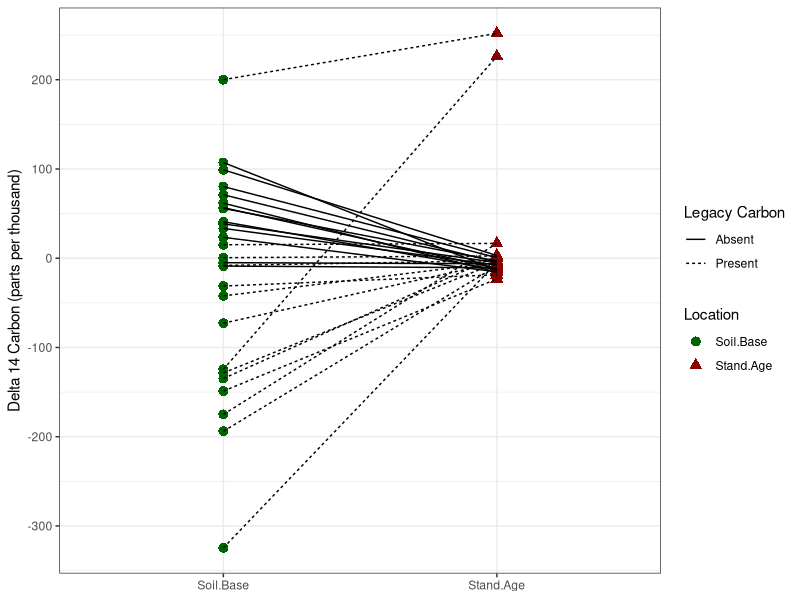
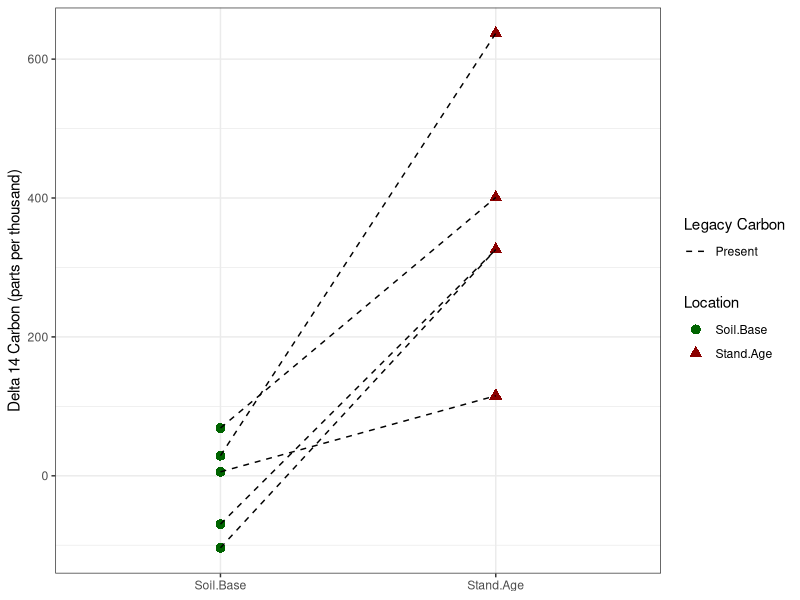
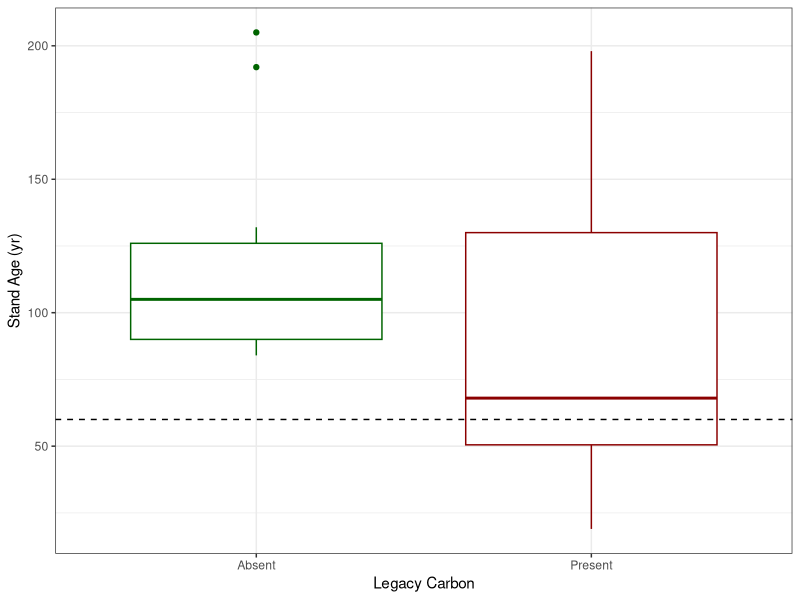
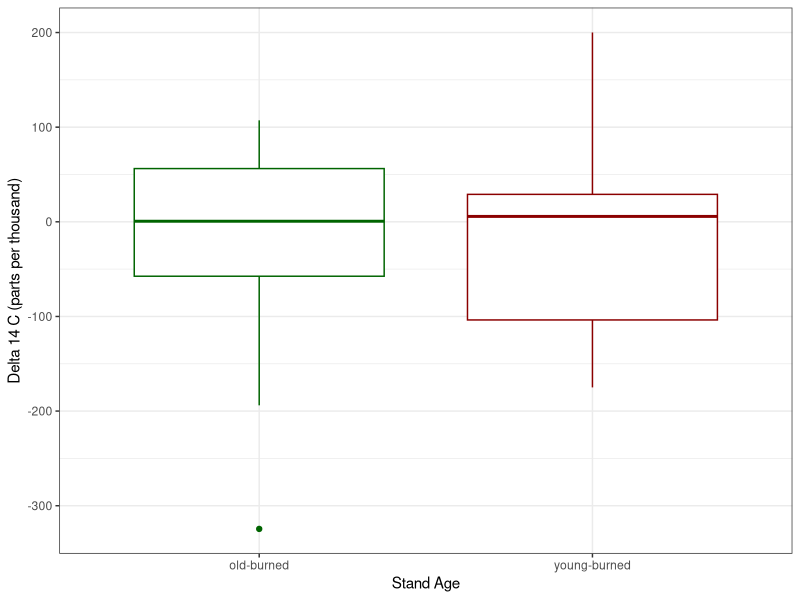
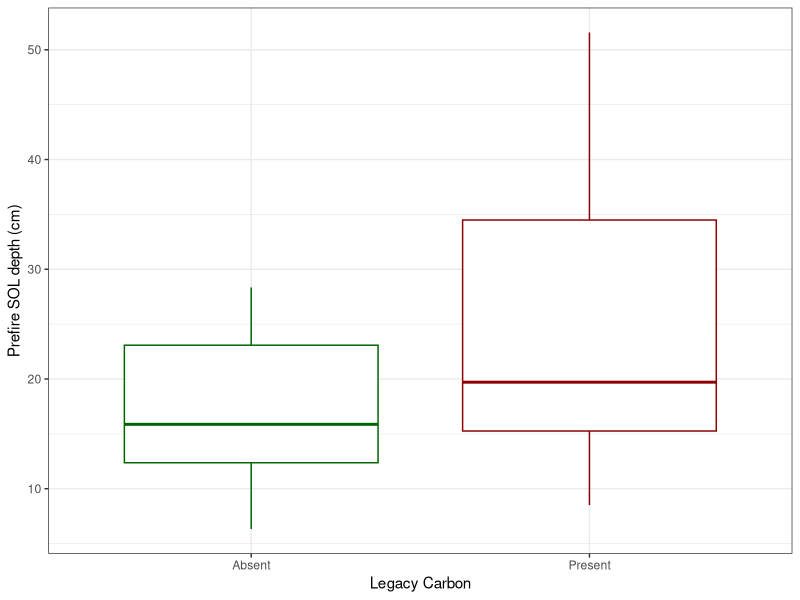
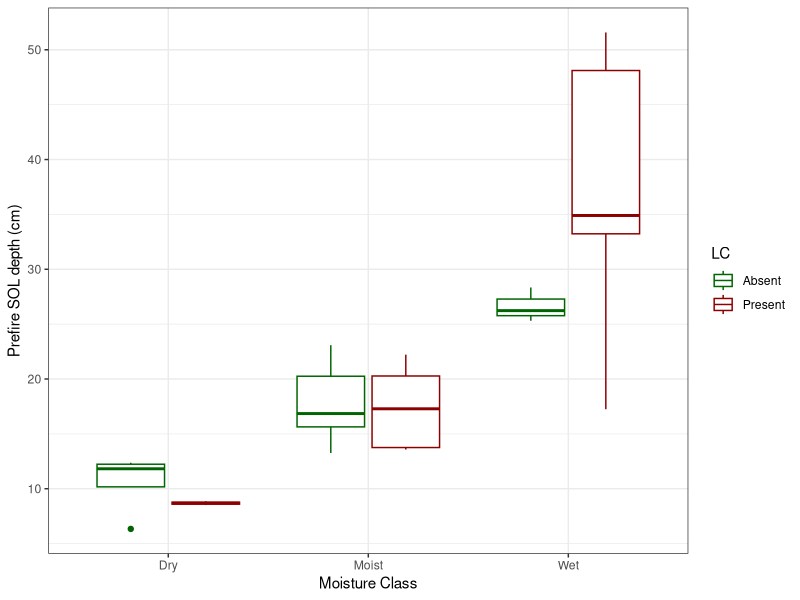
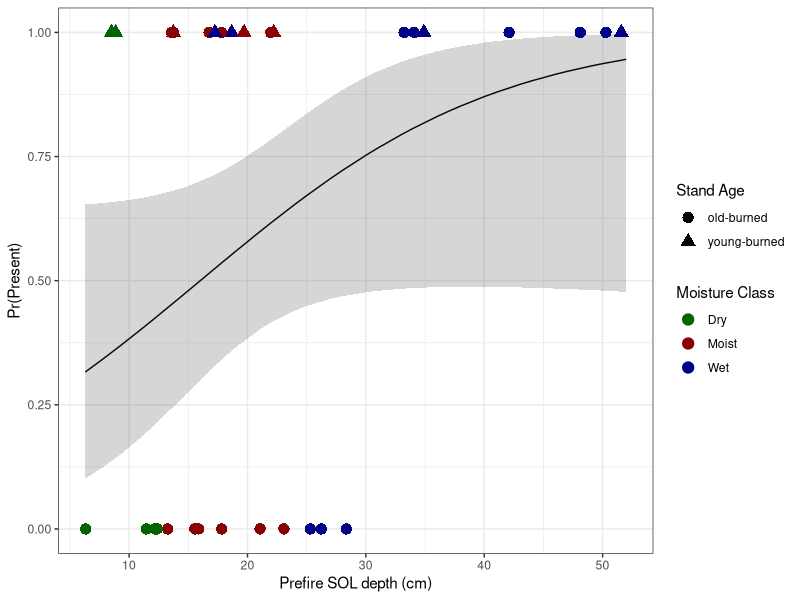
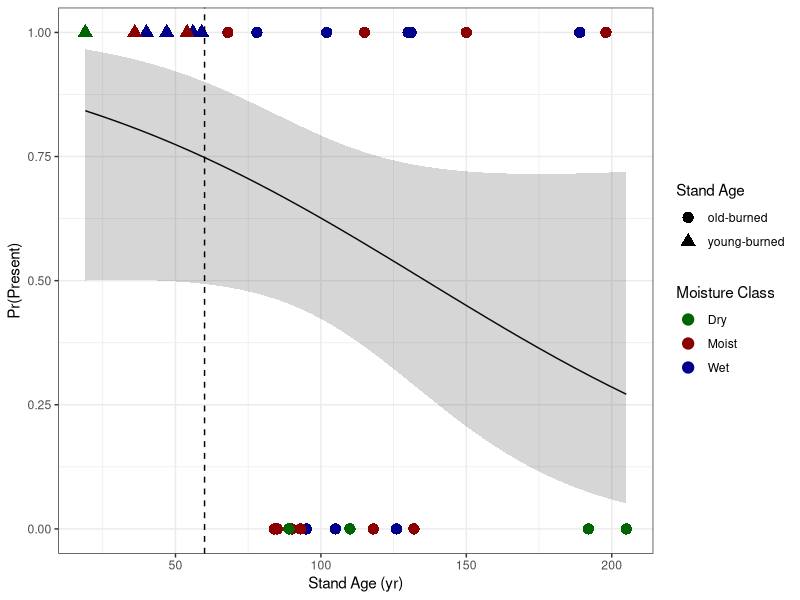

These figures' R source, in order:
## ---- chunk 1
library(ggplot2)
library(lmtest)
library(effects)
library(broom)
## ---- chunk 2
site.data <- read.csv(file = 'Radiocarbon_site_data.csv', header = TRUE, stringsAsFactors = TRUE) #general site information
soil.data <- read.csv(file = 'Soil_radiocarbon_data.csv', header = TRUE, stringsAsFactors = TRUE) #carbon-14 quantities 
## ---- chunk 3
basal.layer <- soil.data[soil.data$increment_location == 'BOTTOM', ]
basal.layer <- basal.layer[duplicated(basal.layer$burned_site_plot) == FALSE,] 
## ---- chunk 4
basal.layer$LC <- NULL
for (i in 1:nrow(basal.layer)) {
  if (basal.layer$Delta14C[i] < basal.layer$X14C_yr_stand_age[i]) {
    basal.layer$LC[i] <- 'Present'
  }
  else {
    basal.layer$LC[i] <- 'Absent'
  }
}
## ---- chunk 5
sum(basal.layer$LC == 'Present') #number of sites determined to possess legacy C 
## ---- chunk 6
basal.carbon <- basal.layer[,c('burned_site_plot', 'soil_depth_increment', 'Delta14C', 'soil_class_pre.post_bomb', 'stand_age_pre.post_bomb', 'LC')]
basal.carbon$type <- 'Soil.Base'
names(basal.carbon) <- c('Plot', 'Depth', 'Delta.14.C', 'Soil.Class','Stand.Class','LC', 'Location')
basal.stand.age <- basal.layer[,c('burned_site_plot', 'soil_depth_increment', 'X14C_yr_stand_age', 'soil_class_pre.post_bomb', 'stand_age_pre.post_bomb', 'LC')]
basal.stand.age$type <- 'Stand.Age'
names(basal.stand.age) <- c('Plot', 'Depth', 'Delta.14.C', 'Soil.Class', 'Stand.Class','LC', 'Location')
legacy.carbon <- rbind(basal.carbon, basal.stand.age)
## ---- chunk 7
legacy.carbon.pre <- legacy.carbon[legacy.carbon$Stand.Class == 'pre',]
legacy.carbon.post <- legacy.carbon[legacy.carbon$Stand.Class == 'post',]
## ---- chunk 8
ggplot(legacy.carbon.pre, aes(x= Location, y = Delta.14.C)) + geom_point(aes(shape = Location, color = Location), size = 3) + geom_line(aes(group = Plot, linetype = LC), color = 'black') + theme_bw() + scale_color_manual(values = c('darkgreen','darkred')) + labs(x = NULL, y = 'Delta 14 Carbon (parts per thousand)', linetype = 'Legacy Carbon')
## ---- chunk 9
ggplot(legacy.carbon.post, aes(x= Location, y = Delta.14.C)) + geom_point(aes(shape = Location, color = Location), size = 3) + geom_line(aes(group = Plot, linetype = LC), color = 'black') + theme_bw() + scale_color_manual(values = c('darkgreen','darkred')) + labs(x = NULL, y = 'Delta 14 Carbon (parts per thousand)', linetype = 'Legacy Carbon') + scale_linetype_manual(values = 'dashed')
## ---- chunk 10
log.r.data <- cbind(basal.layer, site.data)
log.r.data <- log.r.data[,-c(21,22)]
## ---- chunk 11
ggplot(data = log.r.data, aes(x = LC, y = stand_age_rings)) + geom_boxplot(aes(color = LC)) + theme_bw() + labs(x = 'Legacy Carbon', y = 'Stand Age (yr)') + scale_color_manual(values = c('darkgreen', 'darkred')) + theme(legend.position="none") + geom_hline(aes(yintercept = 60), linetype = 'dashed')
## ---- chunk 12
ggplot(data = log.r.data, aes(x = stand_age_class, y = Delta14C)) + geom_boxplot(aes(color = stand_age_class)) + theme_bw() + labs(x = 'Stand Age', y = 'Delta 14 C (parts per thousand)') + scale_color_manual(values = c('darkgreen', 'darkred')) + theme(legend.position="none")
## ---- chunk 13
ggplot(data = log.r.data, aes(x = LC, y = prefire_sol_depth)) + geom_boxplot(aes(color = LC)) + theme_bw() + labs(x = 'Legacy Carbon', y = 'Prefire SOL depth (cm)') + scale_color_manual(values = c('darkgreen', 'darkred')) + theme(legend.position="none")
## ---- chunk 14
ggplot(data = log.r.data, aes(x = moisture_class, y = prefire_sol_depth)) + geom_boxplot(aes(color = LC)) + theme_bw() + labs(x = 'Moisture Class', y = 'Prefire SOL depth (cm)') + scale_color_manual(values = c('darkgreen', 'darkred', 'darkblue')) 
## ---- chunk 15
log.r.data$LC <- as.factor(log.r.data$LC)
levels(log.r.data$LC)
## ---- chunk 16
full.presence <- glm(data = log.r.data, formula = LC ~ prefire_sol_depth*stand_age_rings, family = binomial)
summary(full.presence)
## ---- chunk 17
reduced.presence <- glm(data = log.r.data, formula = LC ~ prefire_sol_depth + stand_age_rings, family = binomial)
summary(reduced.presence)
## ---- chunk 18
null.presence <- glm(data = log.r.data, formula = LC ~ 1, family = binomial)
summary(null.presence)
## ---- chunk 19
anova(reduced.presence, full.presence, test = 'Chisq') 
## ---- chunk 20
lrtest(reduced.presence, full.presence) 
## ---- chunk 21
anova(null.presence, reduced.presence, test = 'Chisq') 
## ---- chunk 22
SOL.depth.change <- exp(reduced.presence$coefficients[2])
stand.age.change <- exp(reduced.presence$coefficients[3])

SOL.depth.change
stand.age.change
## ---- chunk 23
library(broom)
modelresults <- tidy(reduced.presence)
wald <- modelresults$estimate[2]/modelresults$std.error[2]
p <- 2 * (1 - pnorm(wald))  # calculation of 2 tailed p value associated with the Wald statistic
p
## ---- chunk 24
library(broom)
modelresults <- tidy(reduced.presence)
wald <- modelresults$estimate[3]/modelresults$std.error[3]
p <- 2 * (1 - pnorm(wald))  # calculation of 2 tailed p value associated with the Wald statistic
p
## ---- chunk 25
CI <- confint.default(reduced.presence, level = 0.95) # this function returns CIs based on standard errors instead of based on log-likelihood 
CI
## ---- chunk 26
SOL.depth.changeCI <- exp(CI[2, ]) #for prefire SOL depth
stand.age.changeCI <- exp(CI[3, ]) #for stand age 

SOL.depth.changeCI
stand.age.changeCI
## ---- chunk 27
effects.depth <- as.data.frame(effect('prefire_sol_depth', reduced.presence, xlevels = 32))
## ---- chunk 28
log.r.data$LC.bin <- NULL 
for (i in 1:nrow(log.r.data)) {
  if (log.r.data$LC[i] == 'Present') {
    log.r.data$LC.bin[i] <- 1
  }
  else {
    log.r.data$LC.bin[i] <- 0
  }
}
## ---- chunk 29
p <- ggplot(data = effects.depth, aes(x= prefire_sol_depth, y = fit)) + geom_line() + geom_ribbon(aes(ymin = effects.depth$lower, ymax = effects.depth$upper), alpha = .2) + labs(x = "Prefire SOL depth (cm)", y ="Pr(Present)", color = 'Moisture Class', shape = 'Stand Age') + geom_point(data = log.r.data, aes(x = prefire_sol_depth, y = LC.bin, color = moisture_class, shape = stand_age_class), size = 3.5) + theme_bw() + scale_color_manual(values = c('darkgreen', 'darkred','darkblue'))
p
## ---- chunk 30
effects.age <- as.data.frame(effect('stand_age_rings', reduced.presence, xlevels = 32))
## ---- chunk 31
p <- ggplot(data = effects.age, aes(x= stand_age_rings, y = fit)) + geom_line() + geom_ribbon(aes(ymin = effects.age$lower, ymax = effects.age$upper), alpha = .2) + labs(x = "Stand Age (yr)", y ="Pr(Present)", color = 'Moisture Class', shape = 'Stand Age') + geom_point(data = log.r.data, aes(x = stand_age_rings, y = LC.bin, color = moisture_class, shape = stand_age_class), size = 3.5) + theme_bw() + scale_color_manual(values = c('darkgreen', 'darkred','darkblue')) + geom_vline(aes(xintercept = 60), linetype = 'dashed')
p
## ---- chunk 32
surface.layer <- soil.data[soil.data$increment_location == 'TOP',]
surface.layer$soil_depth_increment <- as.factor(surface.layer$soil_depth_increment)
## ---- chunk 33
surface.layer$Age <- NULL
for (i in 1:nrow(surface.layer)) {
  if (surface.layer$stand_age_rings[i] < 60) {
    surface.layer$Age[i] <- 'Young'
  }
  else {
    surface.layer$Age[i] <- 'Old'
  }
}
## ---- chunk 34
ggplot(surface.layer, aes(x = soil_depth_increment, y = Delta14C)) + geom_point(aes(shape = soil_depth_increment, color = soil_depth_increment), size = 3) + geom_line(aes(group = site_sample_transect, linetype = soil_class_pre.post_bomb)) + theme_bw() + scale_color_manual(values = c('darkgreen','darkred')) + labs(x = 'Soil Depth', y = 'Delta 14 Carbon (parts per thousand)', color = 'Soil Depth', shape = 'Soil Depth', linetype = 'Soil Surface Est. relative to bomb peak')
## ---- chunk 35
surface.layer.pre <- surface.layer[surface.layer$soil_class_pre.post_bomb == 'pre', ]
surface.layer.post <- surface.layer[surface.layer$soil_class_pre.post_bomb == 'post', ]
## ---- chunk 36
ggplot(surface.layer.pre, aes(x = soil_depth_increment, y = Delta14C)) + geom_point(aes(shape = soil_depth_increment, color = soil_depth_increment), size = 3) + geom_line(aes(group = site_sample_transect, linetype = Age)) + theme_bw() + scale_color_manual(values = c('darkgreen','darkred')) + labs(x = 'Soil Depth', y = 'Delta 14 Carbon (parts per thousand)', color = 'Soil Depth', shape = 'Soil Depth') + scale_x_discrete(labels = c('Surface','2 cm'), breaks = c(1,2))
## ---- chunk 37
ggplot(surface.layer.post, aes(x = soil_depth_increment, y = Delta14C)) + geom_point(aes(shape = soil_depth_increment, color = soil_depth_increment), size = 3) + geom_line(aes(group = site_sample_transect, linetype = Age)) + theme_bw() + scale_color_manual(values = c('darkgreen','darkred')) + labs(x = 'Soil Depth', y = 'Delta 14 Carbon (parts per thousand)', color = 'Soil Depth', shape = 'Soil Depth') + scale_x_discrete(labels = c('Surface','2 cm'), breaks = c(1,2))
## ---- chunk 38
top.surface.layer<- surface.layer[surface.layer$soil_depth_increment == 1,]
top.surface.layer <- top.surface.layer[duplicated(top.surface.layer$burned_site_plot) == FALSE,] 
## ---- chunk 39
top.surface.layer$LP <- basal.layer$LC
## ---- chunk 40
legacy.plots <- top.surface.layer[top.surface.layer$LP == 'Present',]
## ---- chunk 41
legacy.plots$LC <- NULL 
for (i in 1:nrow(legacy.plots)) {
  if (legacy.plots$stand_age_pre.post_bomb[i] == 'pre' & legacy.plots$soil_class_pre.post_bomb[i] == 'pre'){
    if (legacy.plots$Delta14C[i] < legacy.plots$X14C_yr_stand_age[i]){
      legacy.plots$LC[i] <- 'Combusted'
    }
    else {
      legacy.plots$LC[i] <- 'Not.Combusted'
    }
  }
  else if (legacy.plots$stand_age_pre.post_bomb[i] == 'post' & legacy.plots$soil_class_pre.post_bomb[i] == 'pre') {
      legacy.plots$LC[i] <- 'Combusted'
    }
  else if (legacy.plots$stand_age_pre.post_bomb[i] == 'pre' & legacy.plots$soil_class_pre.post_bomb[i] == 'post') {
      legacy.plots$LC[i] <- 'Not.Combusted'
    }
  else if (legacy.plots$stand_age_pre.post_bomb[i] == 'post' & legacy.plots$soil_class_pre.post_bomb[i] == 'post') {
       if (legacy.plots$Delta14C[i] < legacy.plots$X14C_yr_stand_age[i]){
      legacy.plots$LC[i] <- 'Not.Combusted'
    }
    else {
      legacy.plots$LC[i] <- 'Combusted'
    }
  }
}

## ---- chunk 42
surface.carbon <- legacy.plots[,-17]
surface.carbon$Location <- 'Soil.Surface'
colnames(surface.carbon)[12] <- 'Delta14C'
surface.stand.age <- legacy.plots[,-12]
surface.stand.age$Location <- 'Stand.Age'
colnames(surface.stand.age)[16] <- 'Delta14C'

legacy.combustion <- rbind(surface.carbon, surface.stand.age)
## ---- chunk 43
ggplot(legacy.combustion, aes(x= Location, y = Delta14C)) + geom_point(aes(shape = Location, color = Location), size = 3) + geom_line(aes(group = site_sample_transect, linetype = LC)) + theme_bw() + scale_color_manual(values = c('darkgreen','darkred')) + labs(x = NULL, y = 'Delta 14 Carbon (parts per thousand)', linetype = 'Legacy Carbon') + scale_linetype_manual(values = c('dashed', 'solid'))
## ---- chunk 44
legacy.combustion.pre.pre <- legacy.combustion[legacy.combustion$stand_age_pre.post_bomb == 'pre' & legacy.combustion$soil_class_pre.post_bomb == 'pre',]
legacy.combustion.post.pre <- legacy.combustion[legacy.combustion$stand_age_pre.post_bomb == 'post' & legacy.combustion$soil_class_pre.post_bomb == 'pre',]
legacy.combustion.pre.post <- legacy.combustion[legacy.combustion$stand_age_pre.post_bomb == 'pre' & legacy.combustion$soil_class_pre.post_bomb == 'post',]
legacy.combustion.post.post <- legacy.combustion[legacy.combustion$stand_age_pre.post_bomb == 'post' & legacy.combustion$soil_class_pre.post_bomb == 'post',]
## ---- chunk 45
ggplot(legacy.combustion.pre.pre, aes(x= Location, y = Delta14C)) + geom_point(aes(shape = Location, color = Location), size = 3) + geom_line(aes(group = site_sample_transect, linetype = LC)) + theme_bw() + scale_color_manual(values = c('darkgreen','darkred')) + labs(x = NULL, y = 'Delta 14 Carbon (parts per thousand)', linetype = 'Legacy Carbon') + scale_linetype_manual(values = c('dashed', 'solid'))
## ---- chunk 46
ggplot(legacy.combustion.post.pre, aes(x= Location, y = Delta14C)) + geom_point(aes(shape = Location, color = Location), size = 3) + geom_line(aes(group = site_sample_transect, linetype = LC)) + theme_bw() + scale_color_manual(values = c('darkgreen','darkred')) + labs(x = NULL, y = 'Delta 14 Carbon (parts per thousand)', linetype = 'Legacy Carbon') + scale_linetype_manual(values = c('dashed', 'solid'))
## ---- chunk 47
ggplot(legacy.combustion.pre.post, aes(x= Location, y = Delta14C)) + geom_point(aes(shape = Location, color = Location), size = 3) + geom_line(aes(group = site_sample_transect, linetype = LC)) + theme_bw() + scale_color_manual(values = c('darkgreen','darkred')) + labs(x = NULL, y = 'Delta 14 Carbon (parts per thousand)', linetype = 'Legacy Carbon') + scale_linetype_manual(values = c('dashed', 'solid'))
## ---- chunk 48
ggplot(legacy.combustion.post.post, aes(x= Location, y = Delta14C)) + geom_point(aes(shape = Location, color = Location), size = 3) + geom_line(aes(group = site_sample_transect, linetype = LC)) + theme_bw() + scale_color_manual(values = c('darkgreen','darkred')) + labs(x = NULL, y = 'Delta 14 Carbon (parts per thousand)', linetype = 'Legacy Carbon') 
## ---- chunk 49
combustion.r.data <- log.r.data[log.r.data$LC == 'Present',]
combustion.r.data$combustion <- legacy.plots$LC
## ---- chunk 50
ggplot(data = combustion.r.data, aes(x = combustion, y = prefire_sol_depth)) + geom_boxplot(aes(color = combustion)) + theme_bw() + labs(x = 'Legacy Carbon', y = 'Prefire SOL depth (cm)') + scale_color_manual(values = c('darkgreen', 'darkred')) + theme(legend.position="none")
## ---- chunk 51
ggplot(data = combustion.r.data, aes(x = combustion, y = stand_age_rings)) + geom_boxplot(aes(color = combustion)) + theme_bw() + labs(x = 'Legacy Carbon', y = 'Stand Age (yr)') + scale_color_manual(values = c('darkgreen', 'darkred')) + theme(legend.position="none") + geom_hline(aes(yintercept = 60), linetype = 'dashed')
## ---- chunk 52
combustion.r.data$combustion <- factor(combustion.r.data$combustion, levels = c('Not.Combusted', 'Combusted'))
levels(combustion.r.data$combustion) #important to factor in the correct order for glm model interpretation
combustion.r.data$proportion_sol_burned <- combustion.r.data$burn_depth/combustion.r.data$prefire_sol_depth
## ---- chunk 53
full.combustion <- glm(data = combustion.r.data, formula = combustion ~ proportion_sol_burned * stand_age_rings, family = binomial)
summary(full.combustion) 
## ---- chunk 54
reduced.combustion <- glm(data = combustion.r.data, formula = combustion ~ proportion_sol_burned + stand_age_rings, family = binomial)
summary(reduced.combustion) 
## ---- chunk 55
null.combustion <- glm(data = combustion.r.data, formula = combustion ~ 1, family = binomial)
summary(null.combustion) 
## ---- chunk 56
anova(reduced.combustion, full.combustion, test = 'Chisq') 
## ---- chunk 57
lrtest(reduced.combustion, full.combustion) 
## ---- chunk 58
anova(null.combustion, reduced.combustion, test = 'Chisq') 
## ---- chunk 59
prop.sol.burned.change <- exp(reduced.combustion$coefficients[2]) 
stand.age.change <- exp(reduced.combustion$coefficients[3])

prop.sol.burned.change
stand.age.change
## ---- chunk 60
modelresults <- tidy(reduced.combustion)
wald <- modelresults$estimate[2]/modelresults$std.error[2]
p <- 2 * (1 - pnorm(wald))  # calculation of 2 tailed p value associated with the Wald statistic
p
## ---- chunk 61
modelresults <- tidy(reduced.combustion)
wald <- modelresults$estimate[3]/modelresults$std.error[3]
p <- 2 * (1 - pnorm(wald))  # calculation of 2 tailed p value associated with the Wald statistic
p
## ---- chunk 62
CI <- confint.default(reduced.combustion, level = 0.95) # this function returns CIs based on standard errors instead of based on log-likelihood 
CI
## ---- chunk 63
prop.sol.burned.changeCI <- exp(CI[2, ]) #for prefire SOL depth
stand.age.changeCI <- exp(CI[3, ]) #for stand age 

prop.sol.burned.changeCI
stand.age.changeCI
## ---- chunk 64
combustion.r.data$combust.bin <- NULL 
for (i in 1:nrow(combustion.r.data)) {
  if (combustion.r.data$combustion[i] == 'Combusted') {
    combustion.r.data$combust.bin[i] <- 1
  }
  else {
    combustion.r.data$combust.bin[i] <- 0
  }
}
## ---- chunk 65
effects.prop <- as.data.frame(effect('proportion_sol_burned', reduced.combustion, xlevels = 32))
## ---- chunk 66
p <- ggplot(data = effects.prop, aes(x= proportion_sol_burned, y = fit)) + geom_line() + geom_ribbon(aes(ymin = effects.prop$lower, ymax = effects.prop$upper), alpha = .2) + labs(x = "Proportion SOL burned", y ="Pr(Combusted)", color = 'Moisture Class', shape = 'Stand Age') + geom_point(data = combustion.r.data, aes(x = proportion_sol_burned, y = combust.bin, color = moisture_class, shape = stand_age_class), size = 3.5) + theme_bw() + scale_color_manual(values = c('darkgreen', 'darkred','darkblue')) 
p
## ---- chunk 67
effects.age <- as.data.frame(effect('stand_age_rings', reduced.combustion, xlevels = 32))
## ---- chunk 68
p <- ggplot(data = effects.age, aes(x= stand_age_rings, y = fit)) + geom_line() + geom_ribbon(aes(ymin = effects.age$lower, ymax = effects.age$upper), alpha = .2) + labs(x = "Stand Age (yr)", y ="Pr(Combusted)", color = 'Moisture Class', shape = 'Stand Age') + geom_point(data = combustion.r.data, aes(x = stand_age_rings, y = combust.bin, color = moisture_class, shape = stand_age_class), size = 3.5) + theme_bw() + scale_color_manual(values = c('darkgreen', 'darkred','darkblue')) + geom_vline(aes(xintercept = 60), linetype = 'dashed')
p
